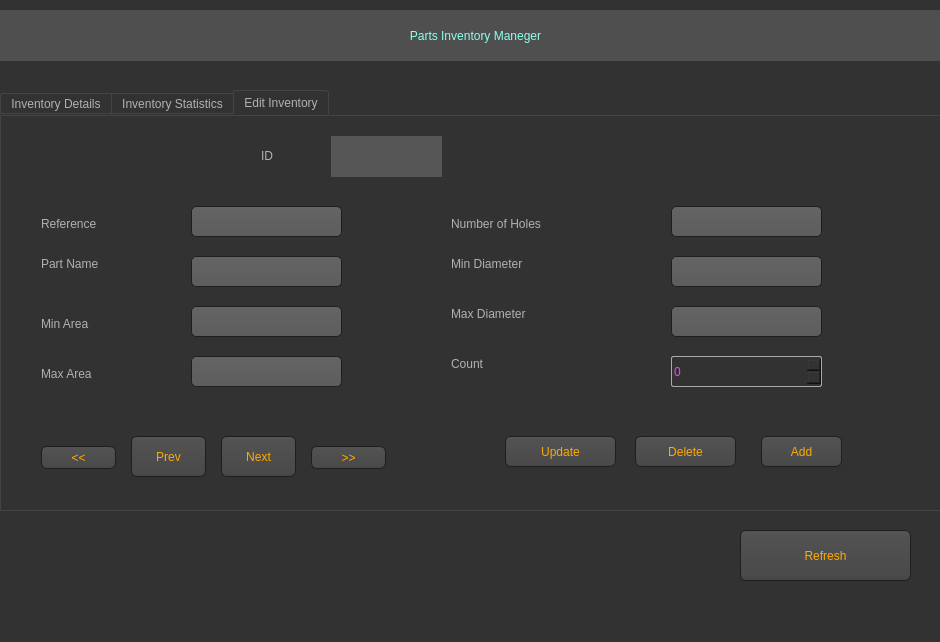
<?xml version="1.0" encoding="UTF-8"?>
<ui version="4.0">
 <class>MainWindow</class>
 <widget class="QMainWindow" name="MainWindow">
  <property name="geometry">
   <rect>
    <x>0</x>
    <y>0</y>
    <width>940</width>
    <height>642</height>
   </rect>
  </property>
  <property name="windowTitle">
   <string>Parts Inventory Maneger</string>
  </property>
  <property name="styleSheet">
   <string notr="true">QToolTip
{
     border: 1px solid black;
     background-color: #ffa02f;
     padding: 1px;
     border-radius: 3px;
     opacity: 100;
}

QWidget
{
    color: #b1b1b1;
    background-color: #323232;
}

QTreeView, QListView
{
    background-color: silver;
    margin-left: 5px;
}

QWidget:item:hover
{
    background-color: QLinearGradient( x1: 0, y1: 0, x2: 0, y2: 1, stop: 0 #ffa02f, stop: 1 #ca0619);
    color: #000000;
}

QWidget:item:selected
{
    background-color: QLinearGradient( x1: 0, y1: 0, x2: 0, y2: 1, stop: 0 #ffa02f, stop: 1 #d7801a);
}

QMenuBar::item
{
    background: transparent;
}

QMenuBar::item:selected
{
    background: transparent;
    border: 1px solid #ffaa00;
}

QMenuBar::item:pressed
{
    background: #444;
    border: 1px solid #000;
    background-color: QLinearGradient(
        x1:0, y1:0,
        x2:0, y2:1,
        stop:1 #212121,
        stop:0.4 #343434/*,
        stop:0.2 #343434,
        stop:0.1 #ffaa00*/
    );
    margin-bottom:-1px;
    padding-bottom:1px;
}

QMenu
{
    border: 1px solid #000;
}

QMenu::item
{
    padding: 2px 20px 2px 20px;
}

QMenu::item:selected
{
    color: #000000;
}

QWidget:disabled
{
    color: #808080;
    background-color: #323232;
}

QAbstractItemView
{
    background-color: QLinearGradient( x1: 0, y1: 0, x2: 0, y2: 1, stop: 0 #4d4d4d, stop: 0.1 #646464, stop: 1 #5d5d5d);
}

QWidget:focus
{
    /*border: 1px solid darkgray;*/
}

QLineEdit
{
    background-color: QLinearGradient( x1: 0, y1: 0, x2: 0, y2: 1, stop: 0 #4d4d4d, stop: 0 #646464, stop: 1 #5d5d5d);
    padding: 1px;
    border-style: solid;
    border: 1px solid #1e1e1e;
    border-radius: 5;
}

QPushButton
{
    color: #b1b1b1;
    background-color: QLinearGradient( x1: 0, y1: 0, x2: 0, y2: 1, stop: 0 #565656, stop: 0.1 #525252, stop: 0.5 #4e4e4e, stop: 0.9 #4a4a4a, stop: 1 #464646);
    border-width: 1px;
    border-color: #1e1e1e;
    border-style: solid;
    border-radius: 6;
    padding: 3px;
    font-size: 12px;
    padding-left: 5px;
    padding-right: 5px;
    min-width: 40px;
}

QPushButton:pressed
{
    background-color: QLinearGradient( x1: 0, y1: 0, x2: 0, y2: 1, stop: 0 #2d2d2d, stop: 0.1 #2b2b2b, stop: 0.5 #292929, stop: 0.9 #282828, stop: 1 #252525);
}

QComboBox
{
    selection-background-color: #ffaa00;
    background-color: QLinearGradient( x1: 0, y1: 0, x2: 0, y2: 1, stop: 0 #565656, stop: 0.1 #525252, stop: 0.5 #4e4e4e, stop: 0.9 #4a4a4a, stop: 1 #464646);
    border-style: solid;
    border: 1px solid #1e1e1e;
    border-radius: 5;
}

QComboBox:hover,QPushButton:hover
{
    border: 2px solid QLinearGradient( x1: 0, y1: 0, x2: 0, y2: 1, stop: 0 #ffa02f, stop: 1 #d7801a);
}


QComboBox:on
{
    padding-top: 3px;
    padding-left: 4px;
    background-color: QLinearGradient( x1: 0, y1: 0, x2: 0, y2: 1, stop: 0 #2d2d2d, stop: 0.1 #2b2b2b, stop: 0.5 #292929, stop: 0.9 #282828, stop: 1 #252525);
    selection-background-color: #ffaa00;
}

QComboBox QAbstractItemView
{
    border: 2px solid darkgray;
    selection-background-color: QLinearGradient( x1: 0, y1: 0, x2: 0, y2: 1, stop: 0 #ffa02f, stop: 1 #d7801a);
}

QComboBox::drop-down
{
     subcontrol-origin: padding;
     subcontrol-position: top right;
     width: 15px;

     border-left-width: 0px;
     border-left-color: darkgray;
     border-left-style: solid; /* just a single line */
     border-top-right-radius: 3px; /* same radius as the QComboBox */
     border-bottom-right-radius: 3px;
 }

QComboBox::down-arrow
{
     image: url(:/dark_orange/img/down_arrow.png);
}

QGroupBox
{
    border: 1px solid darkgray;
    margin-top: 10px;
}

QGroupBox:focus
{
    border: 1px solid darkgray;
}

QTextEdit:focus
{
    border: 1px solid darkgray;
}

QScrollBar:horizontal {
     border: 1px solid #222222;
     background: QLinearGradient( x1: 0, y1: 0, x2: 0, y2: 1, stop: 0.0 #121212, stop: 0.2 #282828, stop: 1 #484848);
     height: 7px;
     margin: 0px 16px 0 16px;
}

QScrollBar::handle:horizontal
{
      background: QLinearGradient( x1: 0, y1: 0, x2: 1, y2: 0, stop: 0 #ffa02f, stop: 0.5 #d7801a, stop: 1 #ffa02f);
      min-height: 20px;
      border-radius: 2px;
}

QScrollBar::add-line:horizontal {
      border: 1px solid #1b1b19;
      border-radius: 2px;
      background: QLinearGradient( x1: 0, y1: 0, x2: 1, y2: 0, stop: 0 #ffa02f, stop: 1 #d7801a);
      width: 14px;
      subcontrol-position: right;
      subcontrol-origin: margin;
}

QScrollBar::sub-line:horizontal {
      border: 1px solid #1b1b19;
      border-radius: 2px;
      background: QLinearGradient( x1: 0, y1: 0, x2: 1, y2: 0, stop: 0 #ffa02f, stop: 1 #d7801a);
      width: 14px;
     subcontrol-position: left;
     subcontrol-origin: margin;
}

QScrollBar::right-arrow:horizontal, QScrollBar::left-arrow:horizontal
{
      border: 1px solid black;
      width: 1px;
      height: 1px;
      background: white;
}

QScrollBar::add-page:horizontal, QScrollBar::sub-page:horizontal
{
      background: none;
}

QScrollBar:vertical
{
      background: QLinearGradient( x1: 0, y1: 0, x2: 1, y2: 0, stop: 0.0 #121212, stop: 0.2 #282828, stop: 1 #484848);
      width: 7px;
      margin: 16px 0 16px 0;
      border: 1px solid #222222;
}

QScrollBar::handle:vertical
{
      background: QLinearGradient( x1: 0, y1: 0, x2: 0, y2: 1, stop: 0 #ffa02f, stop: 0.5 #d7801a, stop: 1 #ffa02f);
      min-height: 20px;
      border-radius: 2px;
}

QScrollBar::add-line:vertical
{
      border: 1px solid #1b1b19;
      border-radius: 2px;
      background: QLinearGradient( x1: 0, y1: 0, x2: 0, y2: 1, stop: 0 #ffa02f, stop: 1 #d7801a);
      height: 14px;
      subcontrol-position: bottom;
      subcontrol-origin: margin;
}

QScrollBar::sub-line:vertical
{
      border: 1px solid #1b1b19;
      border-radius: 2px;
      background: QLinearGradient( x1: 0, y1: 0, x2: 0, y2: 1, stop: 0 #d7801a, stop: 1 #ffa02f);
      height: 14px;
      subcontrol-position: top;
      subcontrol-origin: margin;
}

QScrollBar::up-arrow:vertical, QScrollBar::down-arrow:vertical
{
      border: 1px solid black;
      width: 1px;
      height: 1px;
      background: white;
}


QScrollBar::add-page:vertical, QScrollBar::sub-page:vertical
{
      background: none;
}

QTextEdit
{
    background-color: #242424;
}

QPlainTextEdit
{
    background-color: #242424;
}

QHeaderView::section
{
    background-color: QLinearGradient(x1:0, y1:0, x2:0, y2:1, stop:0 #616161, stop: 0.5 #505050, stop: 0.6 #434343, stop:1 #656565);
    color: white;
    padding-left: 4px;
    border: 1px solid #6c6c6c;
}

QCheckBox:disabled
{
color: #414141;
}

QDockWidget::title
{
    text-align: center;
    spacing: 3px; /* spacing between items in the tool bar */
    background-color: QLinearGradient(x1:0, y1:0, x2:0, y2:1, stop:0 #323232, stop: 0.5 #242424, stop:1 #323232);
}

QDockWidget::close-button, QDockWidget::float-button
{
    text-align: center;
    spacing: 1px; /* spacing between items in the tool bar */
    background-color: QLinearGradient(x1:0, y1:0, x2:0, y2:1, stop:0 #323232, stop: 0.5 #242424, stop:1 #323232);
}

QDockWidget::close-button:hover, QDockWidget::float-button:hover
{
    background: #242424;
}

QDockWidget::close-button:pressed, QDockWidget::float-button:pressed
{
    padding: 1px -1px -1px 1px;
}

QMainWindow::separator
{
    background-color: QLinearGradient(x1:0, y1:0, x2:0, y2:1, stop:0 #161616, stop: 0.5 #151515, stop: 0.6 #212121, stop:1 #343434);
    color: white;
    padding-left: 4px;
    border: 1px solid #4c4c4c;
    spacing: 3px; /* spacing between items in the tool bar */
}

QMainWindow::separator:hover
{

    background-color: QLinearGradient(x1:0, y1:0, x2:0, y2:1, stop:0 #d7801a, stop:0.5 #b56c17 stop:1 #ffa02f);
    color: white;
    padding-left: 4px;
    border: 1px solid #6c6c6c;
    spacing: 3px; /* spacing between items in the tool bar */
}

QToolBar::handle
{
     spacing: 3px; /* spacing between items in the tool bar */
     background: url(:/dark_orange/img/handle.png);
}

QMenu::separator
{
    height: 2px;
    background-color: QLinearGradient(x1:0, y1:0, x2:0, y2:1, stop:0 #161616, stop: 0.5 #151515, stop: 0.6 #212121, stop:1 #343434);
    color: white;
    padding-left: 4px;
    margin-left: 10px;
    margin-right: 5px;
}

QProgressBar
{
    border: 2px solid grey;
    border-radius: 5px;
    text-align: center;
}

QProgressBar::chunk
{
    background-color: #d7801a;
    width: 2.15px;
    margin: 0.5px;
}

QTabBar::tab {
    color: #b1b1b1;
    border: 1px solid #444;
    border-bottom-style: none;
    background-color: #323232;
    padding-left: 10px;
    padding-right: 10px;
    padding-top: 3px;
    padding-bottom: 2px;
    margin-right: -1px;
}

QTabWidget::pane {
    border: 1px solid #444;
    top: 1px;
}

QTabBar::tab:last
{
    margin-right: 0; /* the last selected tab has nothing to overlap with on the right */
    border-top-right-radius: 3px;
}

QTabBar::tab:first:!selected
{
 margin-left: 0px; /* the last selected tab has nothing to overlap with on the right */


    border-top-left-radius: 3px;
}

QTabBar::tab:!selected
{
    color: #b1b1b1;
    border-bottom-style: solid;
    margin-top: 3px;
    background-color: QLinearGradient(x1:0, y1:0, x2:0, y2:1, stop:1 #212121, stop:.4 #343434);
}

QTabBar::tab:selected
{
    border-top-left-radius: 3px;
    border-top-right-radius: 3px;
    margin-bottom: 0px;
}

QTabBar::tab:!selected:hover
{
    /*border-top: 2px solid #ffaa00;
    padding-bottom: 3px;*/
    border-top-left-radius: 3px;
    border-top-right-radius: 3px;
    background-color: QLinearGradient(x1:0, y1:0, x2:0, y2:1, stop:1 #212121, stop:0.4 #343434, stop:0.2 #343434, stop:0.1 #ffaa00);
}

QRadioButton::indicator:checked, QRadioButton::indicator:unchecked{
    color: #b1b1b1;
    background-color: #323232;
    border: 1px solid #b1b1b1;
    border-radius: 6px;
}

QRadioButton::indicator:checked
{
    background-color: qradialgradient(
        cx: 0.5, cy: 0.5,
        fx: 0.5, fy: 0.5,
        radius: 1.0,
        stop: 0.25 #ffaa00,
        stop: 0.3 #323232
    );
}

QCheckBox::indicator{
    color: #b1b1b1;
    background-color: #323232;
    border: 1px solid #b1b1b1;
    width: 9px;
    height: 9px;
}

QRadioButton::indicator
{
    border-radius: 6px;
}

QRadioButton::indicator:hover, QCheckBox::indicator:hover
{
    border: 1px solid #ffaa00;
}

QCheckBox::indicator:checked
{
    image:url(:/dark_orange/img/checkbox.png);
}

QCheckBox::indicator:disabled, QRadioButton::indicator:disabled
{
    border: 1px solid #444;
}


QSlider::groove:horizontal {
    border: 1px solid #3A3939;
    height: 8px;
    background: #201F1F;
    margin: 2px 0;
    border-radius: 2px;
}

QSlider::handle:horizontal {
    background: QLinearGradient( x1: 0, y1: 0, x2: 0, y2: 1,
      stop: 0.0 silver, stop: 0.2 #a8a8a8, stop: 1 #727272);
    border: 1px solid #3A3939;
    width: 14px;
    height: 14px;
    margin: -4px 0;
    border-radius: 2px;
}

QSlider::groove:vertical {
    border: 1px solid #3A3939;
    width: 8px;
    background: #201F1F;
    margin: 0 0px;
    border-radius: 2px;
}

QSlider::handle:vertical {
    background: QLinearGradient( x1: 0, y1: 0, x2: 0, y2: 1, stop: 0.0 silver,
      stop: 0.2 #a8a8a8, stop: 1 #727272);
    border: 1px solid #3A3939;
    width: 14px;
    height: 14px;
    margin: 0 -4px;
    border-radius: 2px;
}

QAbstractSpinBox {
    padding-top: 2px;
    padding-bottom: 2px;
    border: 1px solid darkgray;

    border-radius: 2px;
    min-width: 50px;
}

</string>
  </property>
  <widget class="QWidget" name="centralwidget">
   <widget class="QLabel" name="label">
    <property name="geometry">
     <rect>
      <x>0</x>
      <y>10</y>
      <width>951</width>
      <height>51</height>
     </rect>
    </property>
    <property name="styleSheet">
     <string notr="true">font: 75 25pt &quot;Century Gothic&quot;;
color: rgb(140, 255, 238);
background-color: rgb(79, 79, 79);</string>
    </property>
    <property name="text">
     <string>Parts Inventory Maneger</string>
    </property>
    <property name="alignment">
     <set>Qt::AlignCenter</set>
    </property>
   </widget>
   <widget class="QTabWidget" name="tabWidget">
    <property name="geometry">
     <rect>
      <x>0</x>
      <y>90</y>
      <width>941</width>
      <height>421</height>
     </rect>
    </property>
    <property name="styleSheet">
     <string notr="true">font: 16pt &quot;Century Gothic&quot;;</string>
    </property>
    <property name="currentIndex">
     <number>2</number>
    </property>
    <widget class="QWidget" name="tab">
     <attribute name="title">
      <string>Inventory Details</string>
     </attribute>
     <widget class="QLabel" name="label_2">
      <property name="geometry">
       <rect>
        <x>10</x>
        <y>20</y>
        <width>591</width>
        <height>16</height>
       </rect>
      </property>
      <property name="styleSheet">
       <string notr="true">font: 14pt &quot;Century Gothic&quot;;</string>
      </property>
      <property name="text">
       <string>Search of references with count level lower of equal to:  </string>
      </property>
     </widget>
     <widget class="QTableWidget" name="table">
      <property name="geometry">
       <rect>
        <x>0</x>
        <y>50</y>
        <width>901</width>
        <height>331</height>
       </rect>
      </property>
      <property name="styleSheet">
       <string notr="true">font: 10pt &quot;Century Gothic&quot;;</string>
      </property>
      <column>
       <property name="text">
        <string>ID</string>
       </property>
      </column>
      <column>
       <property name="text">
        <string>Reference</string>
       </property>
      </column>
      <column>
       <property name="text">
        <string>Part Name</string>
       </property>
      </column>
      <column>
       <property name="text">
        <string>Min Area</string>
       </property>
      </column>
      <column>
       <property name="text">
        <string>Max Area</string>
       </property>
      </column>
      <column>
       <property name="text">
        <string>Num of Holes</string>
       </property>
      </column>
      <column>
       <property name="text">
        <string>Max Diameter</string>
       </property>
      </column>
      <column>
       <property name="text">
        <string>Min Diameter</string>
       </property>
      </column>
      <column>
       <property name="text">
        <string>Count</string>
       </property>
      </column>
     </widget>
     <widget class="QSpinBox" name="count_filter">
      <property name="geometry">
       <rect>
        <x>520</x>
        <y>11</y>
        <width>91</width>
        <height>31</height>
       </rect>
      </property>
     </widget>
     <widget class="QPushButton" name="search_button">
      <property name="geometry">
       <rect>
        <x>670</x>
        <y>10</y>
        <width>171</width>
        <height>31</height>
       </rect>
      </property>
      <property name="styleSheet">
       <string notr="true">color: rgb(255, 170, 0);</string>
      </property>
      <property name="text">
       <string>Search</string>
      </property>
     </widget>
    </widget>
    <widget class="QWidget" name="tab_3">
     <attribute name="title">
      <string>Inventory Statistics</string>
     </attribute>
     <widget class="QLabel" name="label_3">
      <property name="geometry">
       <rect>
        <x>20</x>
        <y>30</y>
        <width>221</width>
        <height>51</height>
       </rect>
      </property>
      <property name="styleSheet">
       <string notr="true">font: 14pt &quot;Century Gothic&quot;;</string>
      </property>
      <property name="text">
       <string>Number of Reference</string>
      </property>
     </widget>
     <widget class="QLabel" name="label_4">
      <property name="geometry">
       <rect>
        <x>20</x>
        <y>100</y>
        <width>221</width>
        <height>51</height>
       </rect>
      </property>
      <property name="styleSheet">
       <string notr="true">font: 14pt &quot;Century Gothic&quot;;</string>
      </property>
      <property name="text">
       <string>Number of Part type</string>
      </property>
     </widget>
     <widget class="QLabel" name="label_5">
      <property name="geometry">
       <rect>
        <x>410</x>
        <y>30</y>
        <width>221</width>
        <height>51</height>
       </rect>
      </property>
      <property name="styleSheet">
       <string notr="true">font: 14pt &quot;Century Gothic&quot;;</string>
      </property>
      <property name="text">
       <string>Min number of holes</string>
      </property>
     </widget>
     <widget class="QLabel" name="label_6">
      <property name="geometry">
       <rect>
        <x>410</x>
        <y>100</y>
        <width>221</width>
        <height>51</height>
       </rect>
      </property>
      <property name="styleSheet">
       <string notr="true">font: 14pt &quot;Century Gothic&quot;;</string>
      </property>
      <property name="text">
       <string>Max number of holes</string>
      </property>
     </widget>
     <widget class="QLabel" name="label_ref">
      <property name="geometry">
       <rect>
        <x>240</x>
        <y>30</y>
        <width>61</width>
        <height>51</height>
       </rect>
      </property>
      <property name="styleSheet">
       <string notr="true">font: 17pt &quot;Century Gothic&quot;;
color: rgb(242, 67, 255);</string>
      </property>
      <property name="text">
       <string>0</string>
      </property>
     </widget>
     <widget class="QLabel" name="label_parts">
      <property name="geometry">
       <rect>
        <x>240</x>
        <y>100</y>
        <width>61</width>
        <height>51</height>
       </rect>
      </property>
      <property name="styleSheet">
       <string notr="true">font: 17pt &quot;Century Gothic&quot;;
color: rgb(242, 67, 255);</string>
      </property>
      <property name="text">
       <string>0</string>
      </property>
     </widget>
     <widget class="QLabel" name="label_min_holes">
      <property name="geometry">
       <rect>
        <x>620</x>
        <y>30</y>
        <width>61</width>
        <height>51</height>
       </rect>
      </property>
      <property name="styleSheet">
       <string notr="true">font: 17pt &quot;Century Gothic&quot;;
color: rgb(242, 67, 255);</string>
      </property>
      <property name="text">
       <string>0</string>
      </property>
     </widget>
     <widget class="QLabel" name="label_max_holes">
      <property name="geometry">
       <rect>
        <x>620</x>
        <y>100</y>
        <width>61</width>
        <height>51</height>
       </rect>
      </property>
      <property name="styleSheet">
       <string notr="true">font: 17pt &quot;Century Gothic&quot;;
color: rgb(242, 67, 255);</string>
      </property>
      <property name="text">
       <string>0</string>
      </property>
     </widget>
     <widget class="QLabel" name="label_min_holes2">
      <property name="geometry">
       <rect>
        <x>710</x>
        <y>30</y>
        <width>101</width>
        <height>51</height>
       </rect>
      </property>
      <property name="styleSheet">
       <string notr="true">font: 17pt &quot;Century Gothic&quot;;
color: rgb(242, 67, 255);</string>
      </property>
      <property name="text">
       <string>REF</string>
      </property>
     </widget>
     <widget class="QLabel" name="label_max_holes2">
      <property name="geometry">
       <rect>
        <x>710</x>
        <y>100</y>
        <width>91</width>
        <height>51</height>
       </rect>
      </property>
      <property name="styleSheet">
       <string notr="true">font: 17pt &quot;Century Gothic&quot;;
color: rgb(242, 67, 255);</string>
      </property>
      <property name="text">
       <string>REF</string>
      </property>
     </widget>
     <widget class="QTableWidget" name="table2">
      <property name="geometry">
       <rect>
        <x>10</x>
        <y>210</y>
        <width>631</width>
        <height>161</height>
       </rect>
      </property>
      <property name="styleSheet">
       <string notr="true">font: 12pt &quot;Century Gothic&quot;;</string>
      </property>
      <column>
       <property name="text">
        <string>Reference</string>
       </property>
      </column>
      <column>
       <property name="text">
        <string>Part Name</string>
       </property>
      </column>
      <column>
       <property name="text">
        <string>Count</string>
       </property>
      </column>
     </widget>
     <widget class="QLabel" name="label_13">
      <property name="geometry">
       <rect>
        <x>20</x>
        <y>170</y>
        <width>501</width>
        <height>16</height>
       </rect>
      </property>
      <property name="styleSheet">
       <string notr="true">font: 13pt &quot;Century Gothic&quot;;</string>
      </property>
      <property name="text">
       <string>Top 3 References with minimum inventory level</string>
      </property>
     </widget>
     <widget class="QPushButton" name="check_button">
      <property name="geometry">
       <rect>
        <x>700</x>
        <y>222</y>
        <width>171</width>
        <height>131</height>
       </rect>
      </property>
      <property name="styleSheet">
       <string notr="true">color: rgb(255, 170, 0);</string>
      </property>
      <property name="text">
       <string>Check</string>
      </property>
     </widget>
    </widget>
    <widget class="QWidget" name="tab_2">
     <attribute name="title">
      <string>Edit Inventory</string>
     </attribute>
     <widget class="QLabel" name="label_7">
      <property name="geometry">
       <rect>
        <x>40</x>
        <y>100</y>
        <width>131</width>
        <height>16</height>
       </rect>
      </property>
      <property name="text">
       <string>Reference</string>
      </property>
     </widget>
     <widget class="QLabel" name="label_8">
      <property name="geometry">
       <rect>
        <x>40</x>
        <y>140</y>
        <width>141</width>
        <height>16</height>
       </rect>
      </property>
      <property name="text">
       <string>Part Name</string>
      </property>
     </widget>
     <widget class="QLabel" name="label_9">
      <property name="geometry">
       <rect>
        <x>40</x>
        <y>200</y>
        <width>141</width>
        <height>16</height>
       </rect>
      </property>
      <property name="text">
       <string>Min Area</string>
      </property>
     </widget>
     <widget class="QLabel" name="label_10">
      <property name="geometry">
       <rect>
        <x>40</x>
        <y>250</y>
        <width>141</width>
        <height>16</height>
       </rect>
      </property>
      <property name="text">
       <string>Max Area</string>
      </property>
     </widget>
     <widget class="QLabel" name="label_11">
      <property name="geometry">
       <rect>
        <x>450</x>
        <y>100</y>
        <width>201</width>
        <height>16</height>
       </rect>
      </property>
      <property name="text">
       <string>Number of Holes</string>
      </property>
     </widget>
     <widget class="QLabel" name="label_12">
      <property name="geometry">
       <rect>
        <x>450</x>
        <y>140</y>
        <width>181</width>
        <height>16</height>
       </rect>
      </property>
      <property name="text">
       <string>Min Diameter</string>
      </property>
     </widget>
     <widget class="QLabel" name="label_14">
      <property name="geometry">
       <rect>
        <x>450</x>
        <y>190</y>
        <width>181</width>
        <height>16</height>
       </rect>
      </property>
      <property name="text">
       <string>Max Diameter</string>
      </property>
     </widget>
     <widget class="QLabel" name="label_15">
      <property name="geometry">
       <rect>
        <x>450</x>
        <y>240</y>
        <width>121</width>
        <height>16</height>
       </rect>
      </property>
      <property name="text">
       <string>Count</string>
      </property>
     </widget>
     <widget class="QLabel" name="label_16">
      <property name="geometry">
       <rect>
        <x>260</x>
        <y>30</y>
        <width>61</width>
        <height>20</height>
       </rect>
      </property>
      <property name="text">
       <string>ID</string>
      </property>
     </widget>
     <widget class="QLineEdit" name="Reference">
      <property name="geometry">
       <rect>
        <x>190</x>
        <y>90</y>
        <width>151</width>
        <height>31</height>
       </rect>
      </property>
      <property name="styleSheet">
       <string notr="true">color: rgb(242, 67, 255);</string>
      </property>
     </widget>
     <widget class="QLineEdit" name="Part_Name">
      <property name="geometry">
       <rect>
        <x>190</x>
        <y>140</y>
        <width>151</width>
        <height>31</height>
       </rect>
      </property>
      <property name="styleSheet">
       <string notr="true">color: rgb(242, 67, 255);</string>
      </property>
     </widget>
     <widget class="QLineEdit" name="Min_Area">
      <property name="geometry">
       <rect>
        <x>190</x>
        <y>190</y>
        <width>151</width>
        <height>31</height>
       </rect>
      </property>
      <property name="styleSheet">
       <string notr="true">color: rgb(242, 67, 255);</string>
      </property>
     </widget>
     <widget class="QLineEdit" name="Max_Area">
      <property name="geometry">
       <rect>
        <x>190</x>
        <y>240</y>
        <width>151</width>
        <height>31</height>
       </rect>
      </property>
      <property name="styleSheet">
       <string notr="true">color: rgb(242, 67, 255);</string>
      </property>
     </widget>
     <widget class="QLineEdit" name="Number_of_holes">
      <property name="geometry">
       <rect>
        <x>670</x>
        <y>90</y>
        <width>151</width>
        <height>31</height>
       </rect>
      </property>
      <property name="styleSheet">
       <string notr="true">color: rgb(242, 67, 255);</string>
      </property>
     </widget>
     <widget class="QLineEdit" name="Min_diameter">
      <property name="geometry">
       <rect>
        <x>670</x>
        <y>140</y>
        <width>151</width>
        <height>31</height>
       </rect>
      </property>
      <property name="styleSheet">
       <string notr="true">color: rgb(242, 67, 255);</string>
      </property>
     </widget>
     <widget class="QLineEdit" name="Max_diameter">
      <property name="geometry">
       <rect>
        <x>670</x>
        <y>190</y>
        <width>151</width>
        <height>31</height>
       </rect>
      </property>
      <property name="styleSheet">
       <string notr="true">color: rgb(242, 67, 255);</string>
      </property>
     </widget>
     <widget class="QLabel" name="id">
      <property name="geometry">
       <rect>
        <x>330</x>
        <y>20</y>
        <width>111</width>
        <height>41</height>
       </rect>
      </property>
      <property name="styleSheet">
       <string notr="true">background-color: rgb(86, 86, 86);
color: rgb(242, 67, 255);</string>
      </property>
      <property name="text">
       <string/>
      </property>
     </widget>
     <widget class="QSpinBox" name="Count">
      <property name="geometry">
       <rect>
        <x>670</x>
        <y>240</y>
        <width>151</width>
        <height>31</height>
       </rect>
      </property>
      <property name="styleSheet">
       <string notr="true">color: rgb(242, 67, 255);</string>
      </property>
     </widget>
     <widget class="QPushButton" name="first_button">
      <property name="geometry">
       <rect>
        <x>40</x>
        <y>330</y>
        <width>75</width>
        <height>23</height>
       </rect>
      </property>
      <property name="styleSheet">
       <string notr="true">color: rgb(255, 170, 0);</string>
      </property>
      <property name="text">
       <string>&lt;&lt;</string>
      </property>
     </widget>
     <widget class="QPushButton" name="update_button">
      <property name="geometry">
       <rect>
        <x>504</x>
        <y>320</y>
        <width>111</width>
        <height>31</height>
       </rect>
      </property>
      <property name="styleSheet">
       <string notr="true">color: rgb(255, 170, 0);</string>
      </property>
      <property name="text">
       <string>Update</string>
      </property>
     </widget>
     <widget class="QPushButton" name="delete_button">
      <property name="geometry">
       <rect>
        <x>634</x>
        <y>320</y>
        <width>101</width>
        <height>31</height>
       </rect>
      </property>
      <property name="styleSheet">
       <string notr="true">color: rgb(255, 170, 0);</string>
      </property>
      <property name="text">
       <string>Delete</string>
      </property>
     </widget>
     <widget class="QPushButton" name="add_button">
      <property name="geometry">
       <rect>
        <x>760</x>
        <y>320</y>
        <width>81</width>
        <height>31</height>
       </rect>
      </property>
      <property name="styleSheet">
       <string notr="true">color: rgb(255, 170, 0);</string>
      </property>
      <property name="text">
       <string>Add</string>
      </property>
     </widget>
     <widget class="QPushButton" name="prev_button">
      <property name="geometry">
       <rect>
        <x>130</x>
        <y>320</y>
        <width>75</width>
        <height>41</height>
       </rect>
      </property>
      <property name="styleSheet">
       <string notr="true">color: rgb(255, 170, 0);</string>
      </property>
      <property name="text">
       <string>Prev</string>
      </property>
     </widget>
     <widget class="QPushButton" name="next_button">
      <property name="geometry">
       <rect>
        <x>220</x>
        <y>320</y>
        <width>75</width>
        <height>41</height>
       </rect>
      </property>
      <property name="styleSheet">
       <string notr="true">color: rgb(255, 170, 0);</string>
      </property>
      <property name="text">
       <string>Next</string>
      </property>
     </widget>
     <widget class="QPushButton" name="last_button">
      <property name="geometry">
       <rect>
        <x>310</x>
        <y>330</y>
        <width>75</width>
        <height>23</height>
       </rect>
      </property>
      <property name="styleSheet">
       <string notr="true">color: rgb(255, 170, 0);</string>
      </property>
      <property name="text">
       <string>&gt;&gt;</string>
      </property>
     </widget>
    </widget>
   </widget>
   <widget class="QPushButton" name="refresh_button">
    <property name="geometry">
     <rect>
      <x>740</x>
      <y>530</y>
      <width>171</width>
      <height>51</height>
     </rect>
    </property>
    <property name="styleSheet">
     <string notr="true">font: 14pt &quot;Century Gothic&quot;;
color: rgb(255, 170, 0);</string>
    </property>
    <property name="text">
     <string>Refresh</string>
    </property>
   </widget>
  </widget>
  <widget class="QMenuBar" name="menubar">
   <property name="geometry">
    <rect>
     <x>0</x>
     <y>0</y>
     <width>940</width>
     <height>21</height>
    </rect>
   </property>
  </widget>
  <widget class="QStatusBar" name="statusbar"/>
 </widget>
 <resources/>
 <connections/>
</ui>
